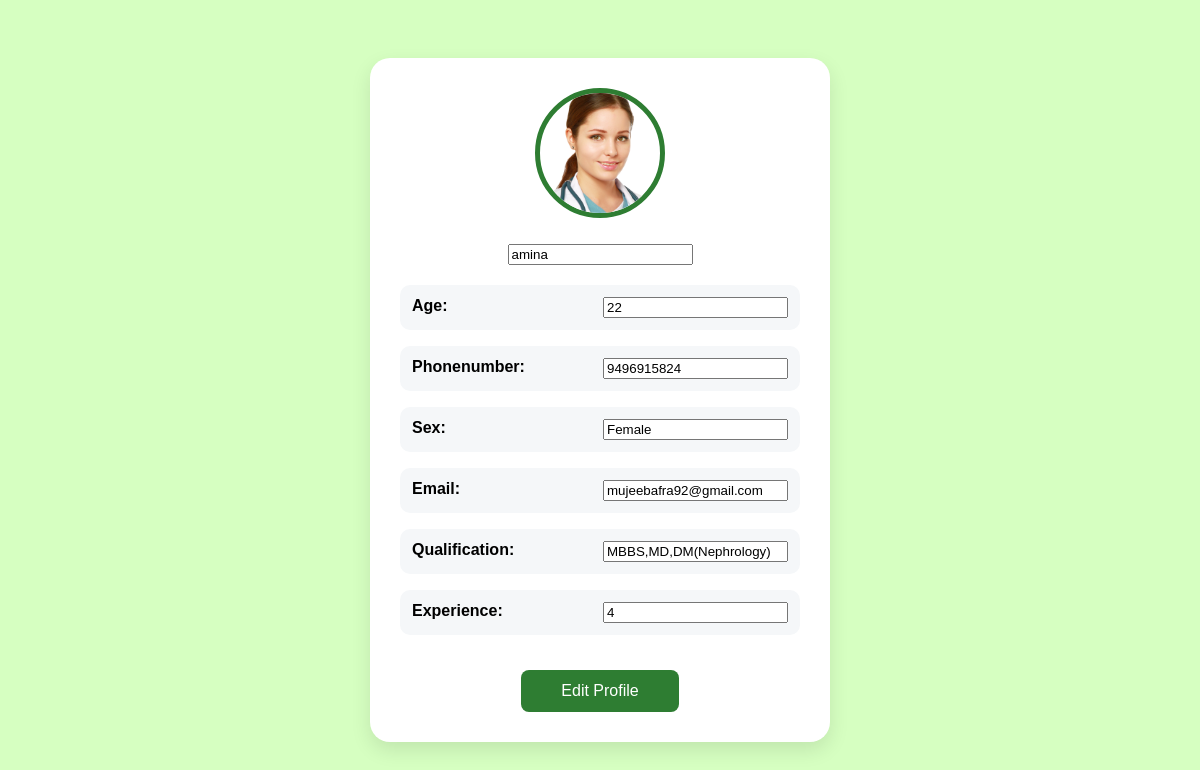
Screenshot of /Doctorprofile (signed in) with the database file from the repository.
### RenalGuideApp/models.py (models this page shows)
class DoctorTable(models.Model):
    name=models.CharField(max_length=30,null=True,blank=True)
    age=models.IntegerField(null=True,blank=True)
    phonenumber=models.BigIntegerField(null=True,blank=True)
    sex=models.CharField(max_length=30,null=True,blank=True)
    email=models.CharField(null=True,blank=True)
    image=models.FileField()
    qualification=models.CharField(max_length=30,null=True,blank=True)
    experience=models.IntegerField(null=True,blank=True)
    LOGINID=models.ForeignKey(LoginTable,on_delete=models.CASCADE, null=True,blank=True)

### RenalGuideApp/views.py (the view, shortened to what this page needs)
# urls.py: path('Doctorprofile', Doctorprofile.as_view(), name="Doctorprofile" ),
class Doctorprofile(View):
    def get(self, request):
        obj=DoctorTable.objects.get(LOGINID_id=request.session['user_id'])
        return render(request, 'doctor/Doctorprofile.html',{'doctor':obj})

### templates/doctor/Doctorprofile.html (shortened to what this page needs)
<!DOCTYPE html>
<html lang="en">
<head>
</head>
<body>
 <form action="" method="post">
    <div class="profile-container">
        <img src="{{doctor.image.url}}" alt="Doctor Image">
        <h2><input type="text" value="{{doctor.name}}" name="name"></h2>
        <div class="details">
            <p><span>Age:</span><input type="text" value="{{doctor.age}}" name="age"></p>
            <p><span>Phonenumber:</span><input type="text" value="{{doctor.phonenumber}}" name="phonenumber"></p>
            <p><span>Sex:</span><input type="text" value="{{doctor.sex}}" name="sex"></p>
            <p><span>Email:</span><input type="text" value="{{doctor.email}}" name="email"></p>
            <p><span>Qualification:</span><input type="text" value="{{doctor.qualification}}" name="qualification"></p>
            <p><span>Experience:</span><input type="text" value="{{doctor.experience}}" name="experience"></p>
        </div>
        <button class="btn" type="submit">Edit Profile</button>
    </div>
</form>
</body>
</html>

### templates/doctor/Doctorprofile.html (style rules this page uses)
body { font-family: Arial, sans-serif; background-color: #d6ffc1; margin: 0; padding: 0; display: flex; justify-content: center; align-items: center; min-height: 100vh; }
.profile-container { background: #ffffff; width: 400px; padding: 30px; border-radius: 20px; box-shadow: 0 8px 20px rgba(0,0,0,0.1); text-align: center; }
.profile-container img { width: 120px; height: 120px; border-radius: 50%; border: 5px solid #2e7d32; object-fit: cover; }
h2 { margin-top: 15px; font-size: 24px; }
.details { text-align: left; margin-top: 20px; }
.details p { font-size: 16px; background: #f5f7f9; padding: 12px; border-radius: 10px; margin-bottom: 10px; display: flex; justify-content: space-between; }
.details span { font-weight: bold; }
.btn { margin-top: 25px; background: #2e7d32; color: white; border: none; padding: 12px 40px; font-size: 16px; border-radius: 8px; cursor: pointer; }

### rows the page displays
DoctorTable: image (picture), name "amina", age "22", phonenumber "9496915824", sex "Female", email "mujeebafra92@gmail.com", qualification "MBBS,MD,DM(Nephrology)", experience "4"
